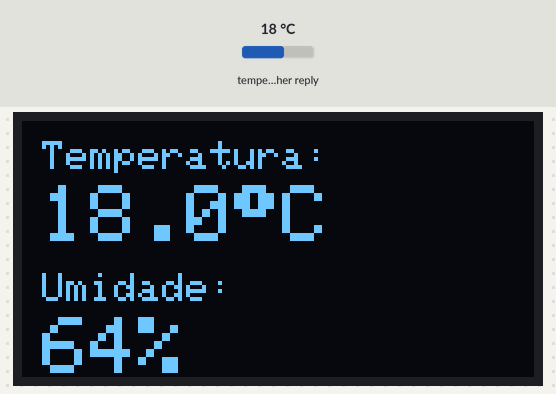
Recording of a program running on a simulated ESP32. Parts: 128×64 one-colour display. The inputs (shaded band) are chosen by the test bench; at power-on: temperature in the weather reply 18 °C. WiFi joins after 1.5 s; servers stay silent unless stated; web services answer with replies made up by the test bench; what the program prints to the serial monitor is not drawn.

Above: at 1.8 s.

The program:

main.cpp
```cpp
#include <Wire.h>
#include <Adafruit_GFX.h>
#include <Adafruit_SSD1306.h>
#include <WiFi.h>
#include <HTTPClient.h>
#include <ArduinoJson.h>

// Tela OLED 128 x 64 px
#define SCREEN_WIDTH 128
#define SCREEN_HEIGHT 64
#define OLED_RESET -1

// O endereço I2C mais comum é 0x3C (alguns módulos usam 0x3D)
#define SCREEN_ADDRESS 0x3C

Adafruit_SSD1306 display(SCREEN_WIDTH, SCREEN_HEIGHT, &Wire, OLED_RESET);

// Intervalo entre consultas (10 minutos)
const unsigned long UPDATE_INTERVAL_MS = 10UL * 60UL * 1000UL;
unsigned long lastUpdate = 0;

// Consulta a API e preenche temperatura e umidade. Retorna true se deu certo.
bool fetchWeather(float &temperatura, int &umidade) {
  if (WiFi.status() != WL_CONNECTED) {
    Serial.println("WiFi desconectado");
    return false;
  }

  String url = String("http://api.openweathermap.org/data/2.5/weather?lat=") + OWM_LAT +
               "&lon=" + OWM_LON +
               "&units=metric&lang=pt_br&appid=" + OWM_API_KEY;

  HTTPClient http;
  http.begin(url);
  int httpCode = http.GET();

  if (httpCode != HTTP_CODE_OK) {
    Serial.printf("Erro HTTP: %d\n", httpCode);
    http.end();
    return false;
  }

  String payload = http.getString();
  http.end();

  // Filtra apenas os campos necessarios para economizar memoria
  JsonDocument filter;
  filter["main"]["temp"] = true;
  filter["main"]["humidity"] = true;

  JsonDocument doc;
  DeserializationError err = deserializeJson(doc, payload, DeserializationOption::Filter(filter));
  if (err) {
    Serial.print("Erro ao ler JSON: ");
    Serial.println(err.c_str());
    return false;
  }

  temperatura = doc["main"]["temp"].as<float>();
  umidade = doc["main"]["humidity"].as<int>();
  return true;
}

// Desenha temperatura e umidade na tela
void showWeather(float temperatura, int umidade) {
  display.clearDisplay();
  display.setTextColor(SSD1306_WHITE);

  display.setTextSize(1);
  display.setCursor(5, 5);
  display.println(F("Temperatura:"));
  display.setTextSize(2);
  display.setCursor(5, 16);
  display.print(temperatura, 1);
  display.print((char)248); // simbolo de grau
  display.print("C");

  display.setTextSize(1);
  display.setCursor(5, 38);
  display.println(F("Umidade:"));
  display.setTextSize(2);
  display.setCursor(5, 49);
  display.print(umidade);
  display.print("%");

  display.display();
}

void showMessage(const char *msg) {
  display.clearDisplay();
  display.setTextSize(1);
  display.setTextColor(SSD1306_WHITE);
  display.setCursor(5, 28);
  display.println(msg);
  display.display();
}

void updateWeather() {
  float temperatura;
  int umidade;
  if (fetchWeather(temperatura, umidade)) {
    Serial.printf("Temperatura: %.1f C | Umidade: %d %%\n", temperatura, umidade);
    showWeather(temperatura, umidade);
  } else {
    showMessage("Erro ao obter clima");
  }
}

void setup() {
  Serial.begin(115200);

  // Inicializa I2C nos pinos padrão do ESP32: SDA = 21, SCL = 22
  Wire.begin(21, 22);

  if (!display.begin(SSD1306_SWITCHCAPVCC, SCREEN_ADDRESS)) {
    Serial.println(F("Falha ao inicializar a tela OLED. Verifique as conexoes e o endereco I2C!"));
    for (;;); // Trava o programa em caso de erro
  }

  // Limpa o buffer inicial
  display.clearDisplay();
  display.cp437(true); // habilita tabela de caracteres para o simbolo de grau
  showMessage("Conectando WiFi...");

  // WIFI
  WiFi.begin(WIFI_SSID, WIFI_PASSWORD);
  while (WiFi.status() != WL_CONNECTED) {
    delay(500);
    Serial.print(".");
  }
  Serial.println("");
  Serial.println("WiFi conectado");
  Serial.println("Endereco IP: ");
  Serial.println(WiFi.localIP());

  // Primeira consulta a API OpenWeather
  updateWeather();
  lastUpdate = millis();
}

void loop() {
  // Atualiza o clima periodicamente
  if (millis() - lastUpdate >= UPDATE_INTERVAL_MS) {
    lastUpdate = millis();
    updateWeather();
  }
}
```
